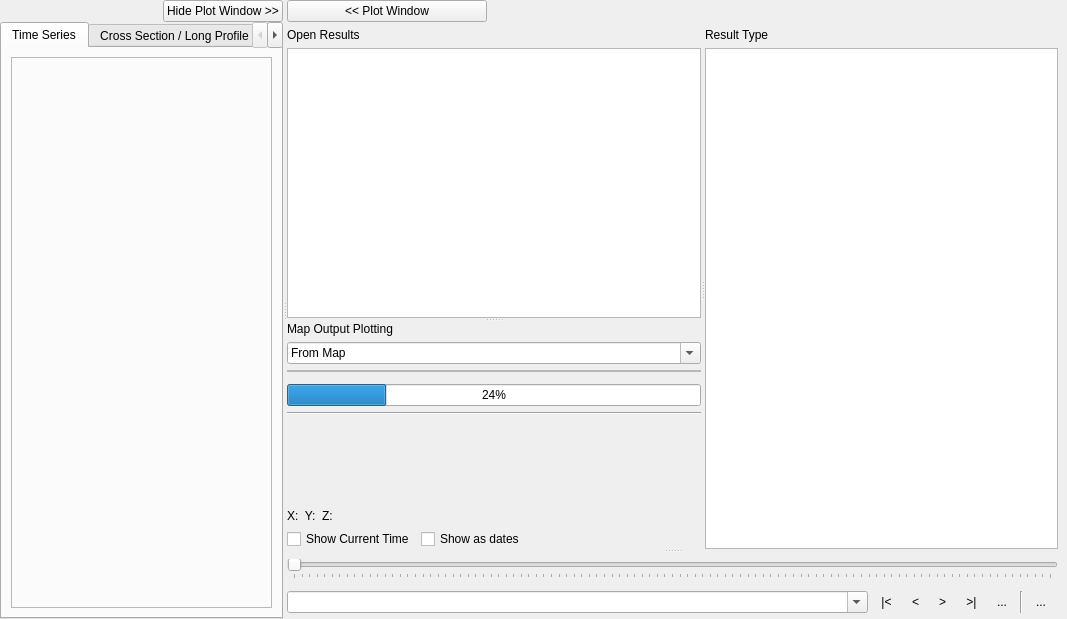
<?xml version="1.0" encoding="UTF-8"?>
<ui version="4.0">
 <class>Tuplot</class>
 <widget class="QDockWidget" name="Tuplot">
  <property name="geometry">
   <rect>
    <x>0</x>
    <y>0</y>
    <width>1067</width>
    <height>619</height>
   </rect>
  </property>
  <property name="windowTitle">
   <string>COASTALME Viewer</string>
  </property>
  <widget class="QWidget" name="dockWidgetContents">
   <layout class="QVBoxLayout" name="verticalLayout_9">
    <property name="spacing">
     <number>0</number>
    </property>
    <property name="leftMargin">
     <number>0</number>
    </property>
    <property name="topMargin">
     <number>0</number>
    </property>
    <property name="rightMargin">
     <number>9</number>
    </property>
    <property name="bottomMargin">
     <number>0</number>
    </property>
    <item>
     <widget class="QSplitter" name="splitter_3">
      <property name="sizePolicy">
       <sizepolicy hsizetype="Preferred" vsizetype="Preferred">
        <horstretch>0</horstretch>
        <verstretch>0</verstretch>
       </sizepolicy>
      </property>
      <property name="orientation">
       <enum>Qt::Horizontal</enum>
      </property>
      <widget class="QWidget" name="PlotLayout" native="true">
       <property name="sizePolicy">
        <sizepolicy hsizetype="Expanding" vsizetype="Preferred">
         <horstretch>0</horstretch>
         <verstretch>0</verstretch>
        </sizepolicy>
       </property>
       <layout class="QVBoxLayout" name="verticalLayout_2">
        <property name="spacing">
         <number>0</number>
        </property>
        <property name="leftMargin">
         <number>0</number>
        </property>
        <property name="topMargin">
         <number>0</number>
        </property>
        <property name="rightMargin">
         <number>0</number>
        </property>
        <property name="bottomMargin">
         <number>0</number>
        </property>
        <item>
         <widget class="QWidget" name="wTopBar" native="true">
          <layout class="QHBoxLayout" name="horizontalLayout_2">
           <property name="spacing">
            <number>0</number>
           </property>
           <property name="leftMargin">
            <number>0</number>
           </property>
           <property name="topMargin">
            <number>0</number>
           </property>
           <property name="rightMargin">
            <number>0</number>
           </property>
           <property name="bottomMargin">
            <number>0</number>
           </property>
           <item>
            <widget class="QWidget" name="mainMenu_2" native="true">
             <layout class="QVBoxLayout" name="mainMenu">
              <property name="spacing">
               <number>0</number>
              </property>
              <property name="leftMargin">
               <number>0</number>
              </property>
              <property name="topMargin">
               <number>0</number>
              </property>
              <property name="rightMargin">
               <number>0</number>
              </property>
              <property name="bottomMargin">
               <number>0</number>
              </property>
             </layout>
            </widget>
           </item>
           <item>
            <widget class="QLabel" name="label_4">
             <property name="minimumSize">
              <size>
               <width>0</width>
               <height>20</height>
              </size>
             </property>
             <property name="text">
              <string/>
             </property>
             <property name="pixmap">
              <pixmap resource="../resources/coastalme.qrc">:/logo/resources/COASTALME_logo_resized.png</pixmap>
             </property>
             <property name="scaledContents">
              <bool>false</bool>
             </property>
             <property name="alignment">
              <set>Qt::AlignLeading|Qt::AlignLeft|Qt::AlignVCenter</set>
             </property>
            </widget>
           </item>
           <item>
            <widget class="QPushButton" name="pbHidePlotWindow">
             <property name="maximumSize">
              <size>
               <width>16777215</width>
               <height>16777215</height>
              </size>
             </property>
             <property name="text">
              <string>Hide Plot Window &gt;&gt;</string>
             </property>
            </widget>
           </item>
          </layout>
         </widget>
        </item>
        <item>
         <widget class="QTabWidget" name="tabWidget">
          <property name="currentIndex">
           <number>0</number>
          </property>
          <widget class="QWidget" name="TimeSeriesTab">
           <attribute name="icon">
            <iconset resource="../resources/coastalme.qrc">
             <normaloff>:/icons/icons/results.svg</normaloff>:/icons/icons/results.svg</iconset>
           </attribute>
           <attribute name="title">
            <string>Time Series</string>
           </attribute>
           <layout class="QGridLayout" name="gridLayout_3" rowstretch="10" columnstretch="10">
            <item row="0" column="0">
             <layout class="QGridLayout" name="TimeSeriesLayout">
              <item row="0" column="0">
               <widget class="QFrame" name="TimeSeriesFrame">
                <property name="frameShape">
                 <enum>QFrame::StyledPanel</enum>
                </property>
                <property name="frameShadow">
                 <enum>QFrame::Raised</enum>
                </property>
               </widget>
              </item>
             </layout>
            </item>
           </layout>
          </widget>
          <widget class="QWidget" name="LongPlotTab">
           <attribute name="icon">
            <iconset resource="../resources/coastalme.qrc">
             <normaloff>:/icons/icons/cross_section.svg</normaloff>:/icons/icons/cross_section.svg</iconset>
           </attribute>
           <attribute name="title">
            <string>Cross Section / Long Profile</string>
           </attribute>
           <layout class="QGridLayout" name="gridLayout_2">
            <item row="0" column="0">
             <layout class="QGridLayout" name="LongPlotLayout">
              <item row="0" column="0">
               <widget class="QFrame" name="LongPlotFrame">
                <property name="frameShape">
                 <enum>QFrame::StyledPanel</enum>
                </property>
                <property name="frameShadow">
                 <enum>QFrame::Raised</enum>
                </property>
               </widget>
              </item>
             </layout>
            </item>
           </layout>
          </widget>
          <widget class="QWidget" name="CrossSectionTab">
           <attribute name="title">
            <string>1D Cross Section Viewer</string>
           </attribute>
           <layout class="QGridLayout" name="gridLayout_5">
            <item row="0" column="0">
             <layout class="QGridLayout" name="CrossSectionLayout">
              <item row="0" column="0">
               <widget class="QFrame" name="CrossSectionFrame">
                <property name="frameShape">
                 <enum>QFrame::StyledPanel</enum>
                </property>
                <property name="frameShadow">
                 <enum>QFrame::Raised</enum>
                </property>
               </widget>
              </item>
             </layout>
            </item>
           </layout>
          </widget>
          <widget class="QWidget" name="VerticalProfileTab">
           <attribute name="icon">
            <iconset resource="../resources/coastalme.qrc">
             <normaloff>:/icons/icons/vertical_profile.svg</normaloff>:/icons/icons/vertical_profile.svg</iconset>
           </attribute>
           <attribute name="title">
            <string>Vertical Profile</string>
           </attribute>
           <layout class="QGridLayout" name="gridLayout_4">
            <item row="0" column="0">
             <layout class="QGridLayout" name="VerticalProfileLayout">
              <item row="0" column="0">
               <widget class="QFrame" name="VerticalProfileFrame">
                <property name="frameShape">
                 <enum>QFrame::StyledPanel</enum>
                </property>
                <property name="frameShadow">
                 <enum>QFrame::Raised</enum>
                </property>
               </widget>
              </item>
             </layout>
            </item>
           </layout>
          </widget>
         </widget>
        </item>
       </layout>
      </widget>
      <widget class="QWidget" name="ResultLayout" native="true">
       <layout class="QVBoxLayout" name="verticalLayout_6">
        <item>
         <widget class="QWidget" name="SecondMenu" native="true">
          <layout class="QHBoxLayout" name="horizontalLayout_3">
           <property name="spacing">
            <number>0</number>
           </property>
           <property name="leftMargin">
            <number>0</number>
           </property>
           <property name="topMargin">
            <number>0</number>
           </property>
           <property name="rightMargin">
            <number>0</number>
           </property>
           <property name="bottomMargin">
            <number>0</number>
           </property>
           <item>
            <widget class="QPushButton" name="pbShowPlotWindow">
             <property name="maximumSize">
              <size>
               <width>200</width>
               <height>16777215</height>
              </size>
             </property>
             <property name="text">
              <string>&lt;&lt; Plot Window</string>
             </property>
            </widget>
           </item>
           <item>
            <widget class="QWidget" name="mainMenuSecond_2" native="true">
             <layout class="QVBoxLayout" name="mainMenuSecond">
              <property name="spacing">
               <number>0</number>
              </property>
              <property name="leftMargin">
               <number>0</number>
              </property>
              <property name="topMargin">
               <number>0</number>
              </property>
              <property name="rightMargin">
               <number>0</number>
              </property>
              <property name="bottomMargin">
               <number>0</number>
              </property>
             </layout>
            </widget>
           </item>
           <item>
            <widget class="QLabel" name="label_5">
             <property name="minimumSize">
              <size>
               <width>0</width>
               <height>20</height>
              </size>
             </property>
             <property name="text">
              <string/>
             </property>
             <property name="pixmap">
              <pixmap resource="../resources/coastalme.qrc">:/logo/resources/COASTALME_logo_resized.png</pixmap>
             </property>
            </widget>
           </item>
          </layout>
         </widget>
        </item>
        <item>
         <layout class="QVBoxLayout" name="verticalLayout_8">
          <item>
           <widget class="QSplitter" name="splitter_4">
            <property name="orientation">
             <enum>Qt::Vertical</enum>
            </property>
            <widget class="QWidget" name="widget" native="true">
             <layout class="QVBoxLayout" name="verticalLayout_7">
              <item>
               <widget class="QSplitter" name="splitter_2">
                <property name="orientation">
                 <enum>Qt::Horizontal</enum>
                </property>
                <widget class="QWidget" name="OpenResultsWidget" native="true">
                 <layout class="QVBoxLayout" name="OpenResultsLayout_2">
                  <item>
                   <widget class="QSplitter" name="PlotOptionSplitter">
                    <property name="orientation">
                     <enum>Qt::Vertical</enum>
                    </property>
                    <widget class="QWidget" name="OpenResultsLayout" native="true">
                     <layout class="QVBoxLayout" name="verticalLayout_3">
                      <item>
                       <widget class="QLabel" name="label">
                        <property name="text">
                         <string>Open Results</string>
                        </property>
                       </widget>
                      </item>
                      <item>
                       <widget class="QListWidget" name="OpenResults">
                        <property name="selectionMode">
                         <enum>QAbstractItemView::ExtendedSelection</enum>
                        </property>
                        <property name="movement">
                         <enum>QListView::Static</enum>
                        </property>
                        <property name="resizeMode">
                         <enum>QListView::Fixed</enum>
                        </property>
                       </widget>
                      </item>
                     </layout>
                    </widget>
                    <widget class="QWidget" name="MapPlottingLayout" native="true">
                     <layout class="QVBoxLayout" name="verticalLayout_5">
                      <item>
                       <widget class="QLabel" name="label_3">
                        <property name="text">
                         <string>Map Output Plotting</string>
                        </property>
                       </widget>
                      </item>
                      <item>
                       <widget class="QComboBox" name="cboSelectType">
                        <property name="editable">
                         <bool>true</bool>
                        </property>
                        <property name="insertPolicy">
                         <enum>QComboBox::NoInsert</enum>
                        </property>
                        <item>
                         <property name="text">
                          <string>From Map</string>
                         </property>
                        </item>
                        <item>
                         <property name="text">
                          <string>From Map Multi</string>
                         </property>
                        </item>
                        <item>
                         <property name="text">
                          <string>Layer Selection</string>
                         </property>
                        </item>
                       </widget>
                      </item>
                      <item>
                       <layout class="QVBoxLayout" name="verticalLayout">
                        <item>
                         <widget class="QFrame" name="MapOutputPlotFrame">
                          <property name="minimumSize">
                           <size>
                            <width>300</width>
                            <height>0</height>
                           </size>
                          </property>
                          <property name="frameShape">
                           <enum>QFrame::StyledPanel</enum>
                          </property>
                          <property name="frameShadow">
                           <enum>QFrame::Raised</enum>
                          </property>
                          <layout class="QHBoxLayout" name="horizontalLayout">
                           <property name="spacing">
                            <number>0</number>
                           </property>
                           <property name="leftMargin">
                            <number>0</number>
                           </property>
                           <property name="topMargin">
                            <number>0</number>
                           </property>
                           <property name="rightMargin">
                            <number>0</number>
                           </property>
                           <property name="bottomMargin">
                            <number>0</number>
                           </property>
                          </layout>
                         </widget>
                        </item>
                        <item>
                         <widget class="QFrame" name="Mesh3DToolbarFrame">
                          <property name="minimumSize">
                           <size>
                            <width>300</width>
                            <height>0</height>
                           </size>
                          </property>
                          <property name="frameShape">
                           <enum>QFrame::StyledPanel</enum>
                          </property>
                          <property name="frameShadow">
                           <enum>QFrame::Raised</enum>
                          </property>
                         </widget>
                        </item>
                        <item>
                         <widget class="QProgressBar" name="progressBar">
                          <property name="value">
                           <number>24</number>
                          </property>
                         </widget>
                        </item>
                        <item>
                         <widget class="Line" name="line">
                          <property name="orientation">
                           <enum>Qt::Horizontal</enum>
                          </property>
                         </widget>
                        </item>
                        <item>
                         <spacer name="verticalSpacer">
                          <property name="orientation">
                           <enum>Qt::Vertical</enum>
                          </property>
                          <property name="sizeType">
                           <enum>QSizePolicy::MinimumExpanding</enum>
                          </property>
                          <property name="sizeHint" stdset="0">
                           <size>
                            <width>20</width>
                            <height>15</height>
                           </size>
                          </property>
                         </spacer>
                        </item>
                        <item>
                         <widget class="QFrame" name="ViewToolbarFrame">
                          <property name="minimumSize">
                           <size>
                            <width>300</width>
                            <height>0</height>
                           </size>
                          </property>
                          <property name="frameShape">
                           <enum>QFrame::StyledPanel</enum>
                          </property>
                          <property name="frameShadow">
                           <enum>QFrame::Raised</enum>
                          </property>
                         </widget>
                        </item>
                        <item>
                         <widget class="QFrame" name="mplToolbarFrame">
                          <property name="minimumSize">
                           <size>
                            <width>300</width>
                            <height>0</height>
                           </size>
                          </property>
                          <property name="frameShape">
                           <enum>QFrame::StyledPanel</enum>
                          </property>
                          <property name="frameShadow">
                           <enum>QFrame::Raised</enum>
                          </property>
                         </widget>
                        </item>
                        <item>
                         <widget class="QLabel" name="plotCoords">
                          <property name="text">
                           <string>X:  Y:  Z:</string>
                          </property>
                         </widget>
                        </item>
                       </layout>
                      </item>
                      <item>
                       <layout class="QHBoxLayout" name="horizontalLayout_5">
                        <item>
                         <widget class="QCheckBox" name="cbShowCurrentTime">
                          <property name="text">
                           <string>Show Current Time</string>
                          </property>
                         </widget>
                        </item>
                        <item>
                         <widget class="QCheckBox" name="cbShowAsDates">
                          <property name="text">
                           <string>Show as dates</string>
                          </property>
                         </widget>
                        </item>
                        <item>
                         <spacer name="horizontalSpacer">
                          <property name="orientation">
                           <enum>Qt::Horizontal</enum>
                          </property>
                          <property name="sizeHint" stdset="0">
                           <size>
                            <width>40</width>
                            <height>20</height>
                           </size>
                          </property>
                         </spacer>
                        </item>
                       </layout>
                      </item>
                     </layout>
                    </widget>
                   </widget>
                  </item>
                 </layout>
                </widget>
                <widget class="QSplitter" name="ResultTypeSplitter">
                 <property name="orientation">
                  <enum>Qt::Vertical</enum>
                 </property>
                 <widget class="QWidget" name="ResultTypeLayout" native="true">
                  <layout class="QVBoxLayout" name="verticalLayout_11">
                   <item>
                    <widget class="QLabel" name="label_6">
                     <property name="text">
                      <string>Result Type</string>
                     </property>
                    </widget>
                   </item>
                   <item>
                    <widget class="DataSetView" name="OpenResultTypes">
                     <property name="minimumSize">
                      <size>
                       <width>150</width>
                       <height>55</height>
                      </size>
                     </property>
                     <property name="mouseTracking">
                      <bool>true</bool>
                     </property>
                     <property name="toolTip">
                      <string>Test</string>
                     </property>
                     <property name="selectionMode">
                      <enum>QAbstractItemView::MultiSelection</enum>
                     </property>
                     <property name="selectionBehavior">
                      <enum>QAbstractItemView::SelectRows</enum>
                     </property>
                    </widget>
                   </item>
                  </layout>
                 </widget>
                </widget>
               </widget>
              </item>
             </layout>
            </widget>
            <widget class="QWidget" name="verticalWidget" native="true">
             <layout class="QVBoxLayout" name="verticalLayout_10">
              <item>
               <widget class="TimeSlider" name="sliderTime">
                <property name="maximum">
                 <number>100</number>
                </property>
                <property name="pageStep">
                 <number>100</number>
                </property>
                <property name="orientation">
                 <enum>Qt::Horizontal</enum>
                </property>
                <property name="tickPosition">
                 <enum>QSlider::TicksBelow</enum>
                </property>
                <property name="tickInterval">
                 <number>1</number>
                </property>
               </widget>
              </item>
              <item>
               <layout class="QHBoxLayout" name="horizontalLayout_4">
                <item>
                 <widget class="QComboBox" name="cboTime">
                  <property name="sizePolicy">
                   <sizepolicy hsizetype="Preferred" vsizetype="Fixed">
                    <horstretch>100</horstretch>
                    <verstretch>0</verstretch>
                   </sizepolicy>
                  </property>
                  <property name="minimumSize">
                   <size>
                    <width>0</width>
                    <height>0</height>
                   </size>
                  </property>
                  <property name="editable">
                   <bool>true</bool>
                  </property>
                  <property name="insertPolicy">
                   <enum>QComboBox::NoInsert</enum>
                  </property>
                 </widget>
                </item>
                <item>
                 <widget class="QToolButton" name="btnFirst">
                  <property name="toolTip">
                   <string>First Timestep</string>
                  </property>
                  <property name="text">
                   <string>|&lt;</string>
                  </property>
                  <property name="autoRaise">
                   <bool>true</bool>
                  </property>
                 </widget>
                </item>
                <item>
                 <widget class="QToolButton" name="btnPrev">
                  <property name="toolTip">
                   <string>Previous Timestep</string>
                  </property>
                  <property name="text">
                   <string>&lt;</string>
                  </property>
                  <property name="autoRaise">
                   <bool>true</bool>
                  </property>
                 </widget>
                </item>
                <item>
                 <widget class="QToolButton" name="btnNext">
                  <property name="toolTip">
                   <string>Next Timestep</string>
                  </property>
                  <property name="text">
                   <string>&gt;</string>
                  </property>
                  <property name="autoRaise">
                   <bool>true</bool>
                  </property>
                 </widget>
                </item>
                <item>
                 <widget class="QToolButton" name="btnLast">
                  <property name="toolTip">
                   <string>Last Timestep</string>
                  </property>
                  <property name="text">
                   <string>&gt;|</string>
                  </property>
                  <property name="autoRaise">
                   <bool>true</bool>
                  </property>
                 </widget>
                </item>
                <item>
                 <widget class="QToolButton" name="btnTimePlay">
                  <property name="toolTip">
                   <string>Play Through Timesteps</string>
                  </property>
                  <property name="text">
                   <string>...</string>
                  </property>
                  <property name="checkable">
                   <bool>true</bool>
                  </property>
                  <property name="popupMode">
                   <enum>QToolButton::InstantPopup</enum>
                  </property>
                  <property name="autoRaise">
                   <bool>true</bool>
                  </property>
                  <property name="arrowType">
                   <enum>Qt::NoArrow</enum>
                  </property>
                 </widget>
                </item>
                <item>
                 <widget class="Line" name="line_2">
                  <property name="orientation">
                   <enum>Qt::Vertical</enum>
                  </property>
                 </widget>
                </item>
                <item>
                 <widget class="QToolButton" name="btn2dLock">
                  <property name="toolTip">
                   <string>Lock Timesteps to Map Outputs</string>
                  </property>
                  <property name="text">
                   <string>...</string>
                  </property>
                  <property name="checkable">
                   <bool>false</bool>
                  </property>
                  <property name="autoRaise">
                   <bool>true</bool>
                  </property>
                 </widget>
                </item>
                <item>
                 <spacer name="horizontalSpacer_2">
                  <property name="orientation">
                   <enum>Qt::Horizontal</enum>
                  </property>
                  <property name="sizeHint" stdset="0">
                   <size>
                    <width>5</width>
                    <height>20</height>
                   </size>
                  </property>
                 </spacer>
                </item>
               </layout>
              </item>
             </layout>
            </widget>
           </widget>
          </item>
         </layout>
        </item>
       </layout>
      </widget>
     </widget>
    </item>
   </layout>
  </widget>
 </widget>
 <customwidgets>
  <customwidget>
   <class>DataSetView</class>
   <extends>QTreeView</extends>
   <header>coastalme.dataset_view</header>
  </customwidget>
  <customwidget>
   <class>TimeSlider</class>
   <extends>QSlider</extends>
   <header>coastalme.time_slider</header>
  </customwidget>
 </customwidgets>
 <resources>
  <include location="../resources/coastalme.qrc"/>
 </resources>
 <connections/>
</ui>
